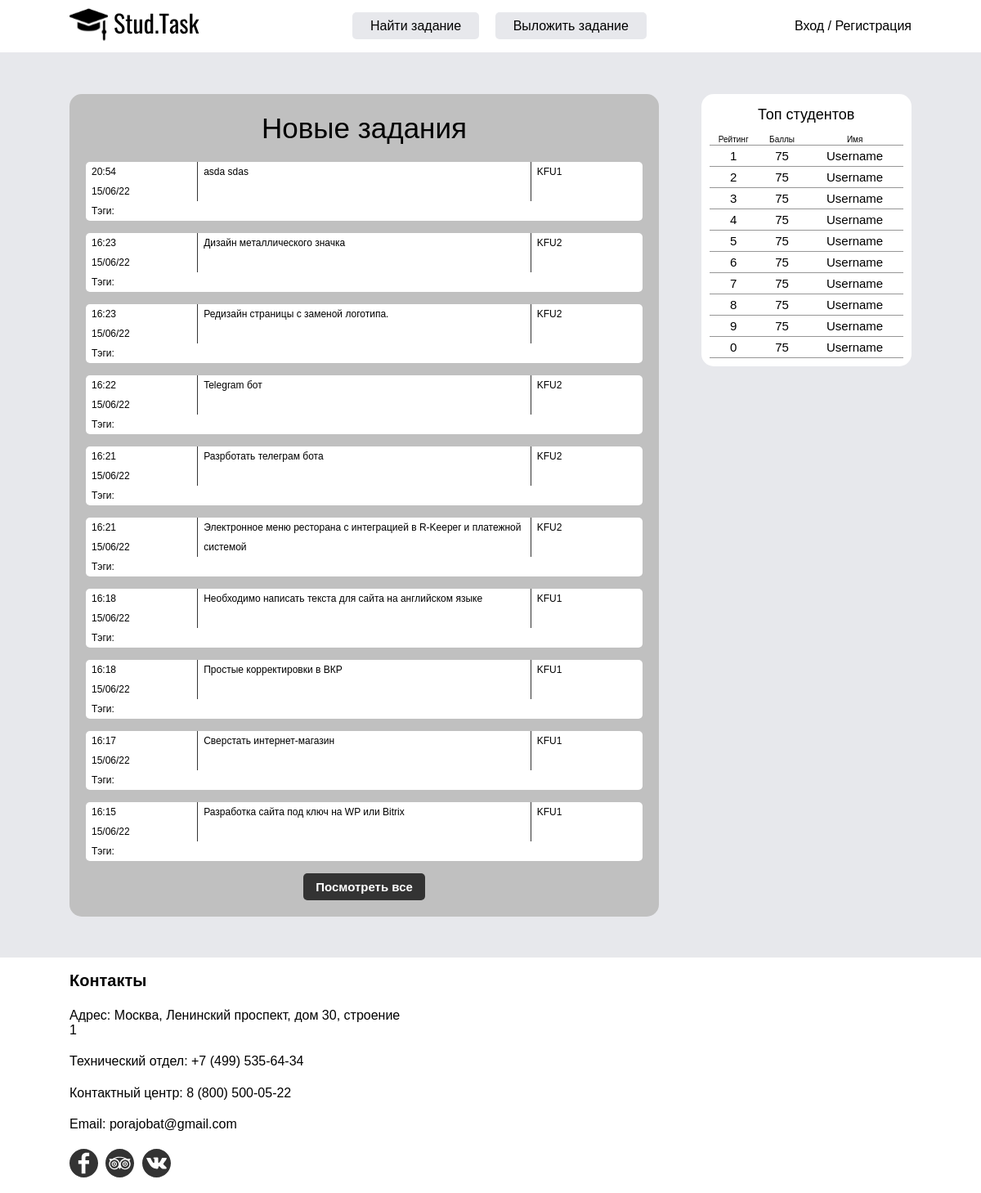
The page / on the database its author committed.
### diplom/app_tasks/models.py (models this page shows, shortened)
class TaskModel(models.Model):
    user = models.ForeignKey(User, on_delete=models.CASCADE, related_name='tasksmodels', verbose_name='Пользователь')
    title = models.CharField(max_length=150, db_index=True, verbose_name='Заголовок')
    content = models.TextField(max_length=1500, db_index=True, verbose_name='Задание')
    pub_date = models.DateTimeField(auto_now_add=True)
    tags = models.ForeignKey('Tag', on_delete=models.CASCADE, related_name='tasks')
    files = models.FileField(upload_to="task_files/", blank=True, verbose_name='Файл')
    class Meta:
        db_table = 'tasks'
        ordering = ['-pub_date']
        verbose_name = 'Задание'
        verbose_name_plural = 'Задания'

### diplom/app_users/models.py (models this page shows)
class ProfileCustomerModel(models.Model):
    user = models.OneToOneField(User, on_delete=models.CASCADE)
    profile_img = models.ImageField(upload_to='profile_img/', blank=True)
    company = models.CharField(blank=True, max_length=50)
    phone = models.CharField(blank=True, max_length=15)
    city = models.CharField(blank=True, max_length=50)
    class Meta:
        verbose_name = 'Работодатель'
        verbose_name_plural = 'Работодатели'

### diplom/app_homepage/views.py (the view)
# urls.py: path('', homepage, name='homepage'),
def homepage(request):
    tasks = TaskModel.objects.all()
    users = ProfileContractorModel.objects.filter(rating__gt=0)
    top_users = []
    for place, user in enumerate(users):
        user.place = place + 1
        top_users.append(user)
    return render(request, 'app_homepage/homepage.html', context={'tasks': tasks,
                                                                  'top_users': top_users})

### diplom/diplom/diplom/templates/app_homepage/homepage.html (shortened to what this page needs)
{% extends 'base.html' %}
{% load static %}
{% block head %}
    <link rel="stylesheet" href="{% static 'css/homepage/style.css' %}">
{% endblock %}
{% block main %}
    <main class="main">
    <div class="container">
      <div class="main__container main-content flex">
        <div class="main-content__left tasks">
          <div class="tasks__title">
            Новые задания
          </div>
          {% for task in tasks|slice:10 %}
          <div class="tasks__block">
            <div class=" flex">
              <div class="tasks__block-left">
                <div>{{ task.pub_date|date:"G:i" }}</div>
                <div>{{ task.pub_date|date:"d/m/y" }}</div>
              </div>
              <div class="tasks__block-middle">
                <a href="{% url 'task_detail' pk=task.id %}">{{ task.title }}</a>
              </div>
              <div class="tasks__block-right">
                <a href="{% url 'customer-detail' task.user.id %}">{{ task.user.profilecustomermodel.company }}</a>
              </div>
            </div>
            <div class="bottom_tags">
              Тэги:
            </div>
          </div>
          {% endfor %}
          <div class="inf__btn">
            <button class="info__user-btn btn-reset"><a href="{% url 'tasks' %}">Посмотреть все</a></button>
          </div>
        </div>
        <div class="main-content__right top">
          <div class="top__top content-right">
            <div class="content-right__title">
              Топ студентов
            </div>
            <div class="content-right__descr descr flex">
              <div class="descr__rating">
                Рейтинг
              </div>
              <div class="descr__points">
                Баллы
              </div>
              <div class="descr__name">
                Имя
              </div>
            </div>
              {% for i in '1234567890' %}
                <div class="content-right__block block flex">
                  <div class="block__rating">
                      {{ i }}
                  </div>
                  <div class="block__points">
                    75
                  </div>
                  <div class="block__name">
                    Username
                  </div>
                </div>
              {% endfor %}
          </div>
        </div>
      </div>
    </div>
  </main>
{% endblock %}

### diplom/diplom/diplom/templates/base.html (shortened to what this page needs)
{% load static %}
<!DOCTYPE html>
<html lang="ru">
<head>
    <link rel="stylesheet" href="{% static 'css/base/normalize.css' %}">
    <link rel="stylesheet" href="{% static 'css/base/style.css' %}">
    {% block head %}    {% endblock %}
</head>
<body class="body flex">
    <header class="header">
        <div class="container">
            <div class="header__container flex">
            <div class="header__logo">
                <a href="{% url 'homepage' %}"><img src="{% static 'img/newlogo.svg' %}" alt="Logo">
                </a>
            </div>
                {% if not request.user.is_authenticated %}
                    <div class="header__buttons button">
                        <a class="button__left button__header" href="{% url 'register' %}">Найти задание</a>
                        <a class="button__right button__header" href="{% url 'register' %}">Выложить задание</a>
                    </div>
                {% endif %}
            <div class="header__enter">
                {% if request.user.is_authenticated %}
                    {% if request.user.profilemodel.profile_status == 'co' %}
                        <a href="{% url 'contractor-detail' request.user.id %}">{{ request.user.username }}</a> /
                    {% else %}
                        <a href="{% url 'customer-detail' request.user.id %}">{{ request.user.username }}</a> /
                    {% endif %}
                    <a href="{% url 'logout' %}">Выход</a>
                {% else %}
                    <a href="{% url 'login' %}">Вход</a> /
                    <a href="{% url 'register' %}">Регистрация</a>
                {% endif %}
            </div>
            </div>
        </div>
    </header>
    {% block main %}
    {% endblock %}
    <footer class="footer">
    <div class="container">
      <div class="footer__container flex">
        <div class="contacts">
          <h3 class="contacts__title title">
            Контакты
          </h3>
          <div class="contacts__block">
            <div class="contacts__address contacts__link">
              Адрес: Москва, Ленинский проспект, дом 30, строение 1
            </div>
            <a class="contacts__link" href="tel:+74995356434">
             Технический отдел: +7 (499) 535-64-34
            </a>
            <a class="contacts__link" href="tel:88005407070">
              Контактный центр: 8 (800) 500-05-22
            </a>
            <a class="contacts__link" href="mailto:porajobat@gmail.com">
             Email: porajobat@gmail.com
            </a>
          </div>
          <div class="contacts__link">
            <a href="#" class="link">
            </a>
            <a href="#" class="link">
            </a>
            <a href="#" class="link">
            </a>
          </div>
        </div>
      </div>
    </div>
  </footer>
</body>
</html>

### diplom/diplom/diplom/static/css/base/style.css (style rules this page uses)
:root { --color-white: #fff; --color-black: #333; --color-light-gray: #E7E8EC; --color-gray: #c0c0c0; }
html { box-sizing: border-box; background-color: var(--color-light-gray); height: 100%; }
*, *::before, *::after { box-sizing: inherit; }
a { color: inherit; text-decoration: none; }
img { max-width: 100%; }
body { font-family: 'Montserrat', sans-serif; margin: 0 auto; min-width: 320px; }
.body { flex-direction: column; justify-content: space-between; min-height: 100%; }
.btn-reset { padding: 0; border: 0; background: none; cursor: pointer; }
.flex { display: flex; }
.container { max-width: 1060px; padding: 0 15px; margin: 0 auto; }
.header { background-color: var(--color-white); margin-bottom: 50px; }
.header__container { justify-content: space-between; align-items: center; padding: 5px 0; position: relative; }
.button__header { font-style: normal; font-weight: 400; font-size: 16px; line-height: 18px; padding: 8px 22px; border-radius: 5px; background-color: var(--color-light-gray); }
.button__header:not(:last-child) { margin-right: 15px; }
.title { margin: 0; }
.footer { background-color:var(--color-white); }
.contacts { width: 40%; padding: 15px 0; }
.contacts__block { margin-bottom: 20px; }
.contacts__title { font-style: normal; font-weight: bold; font-size: 20px; line-height: 27px; margin-bottom: 20px; }
.contacts__link { display: block; }
.contacts__link:not(:last-child) { margin-bottom: 20px; }
.link:not(:last-child) { margin-right: 5px; }

### diplom/diplom/diplom/static/css/homepage/style.css (style rules this page uses)
.main { margin-bottom: 50px; }
.main-content { justify-content: space-between; }
.main-content__left { width: 70%; background-color: var(--color-gray); border-radius: 15px; padding: 20px; margin-right: 50px; }
.tasks__title { text-align: center; font-style: normal; font-weight: 400; font-size: 35px; line-height: 43px; margin-bottom: 20px; }
.tasks__block { align-items: center; border-radius: 5px; min-height: 60px; font-style: normal; font-weight: 400; font-size: 12px; line-height: 24px; background-color: var(--color-white); }
.tasks__block:not(:last-child) { margin-bottom: 15px; }
.tasks__block-left { width: 20%; padding-left: 7px; }
.tasks__block-middle { width: 60%; border-right: 1px solid #333; border-left: 1px solid #333; padding-left: 7px; }
.tasks__block-right { width: 20%; padding-left: 7px; }
.main-content__right { width: 25%; }
.content-right { background-color: var(--color-white); border-radius: 15px; padding: 10px; }
.content-right__title { font-style: normal; font-weight: 400; font-size: 18px; line-height: 30px; text-align: center; margin-bottom: 10px; }
.content-right__descr { font-style: normal; font-weight: 400; font-size: 10px; line-height: 12px; border-bottom: 1px solid rgb(150, 150, 150); }
.descr__rating { width: 25%; text-align: center; }
.descr__points { width: 25%; text-align: center; }
.descr__name { width: 50%; text-align: center; }
.content-right__block { border-bottom: 1px solid rgb(150, 150, 150); font-style: normal; font-weight: 400; font-size: 15px; line-height: 25px; }
.block__rating { width: 25%; text-align: center; }
.block__points { width: 25%; text-align: center; }
.block__name { width: 50%; text-align: center; }
.inf__btn { text-align: center; }
.info__user-btn { background-color: var(--color-black); padding: 3px 15px; border-radius: 5px; color: var(--color-white); font-style: normal; font-weight: bold; font-size: 15px; line-height: 27px; }
.bottom_tags { padding: 0 7px; }

### rows shown on the page
TaskModel: pub_date "20:54", pub_date "15/06/22", title "asda sdas", user.profilecustomermodel.company "KFU1"
TaskModel: pub_date "16:23", pub_date "15/06/22", title "Дизайн металлического значка", user.profilecustomermodel.company "KFU2"
TaskModel: pub_date "16:23", pub_date "15/06/22", title "Редизайн страницы с заменой логотипа.", user.profilecustomermodel.company "KFU2"
TaskModel: pub_date "16:22", pub_date "15/06/22", title "Telegram бот", user.profilecustomermodel.company "KFU2"
TaskModel: pub_date "16:21", pub_date "15/06/22", title "Разрботать телеграм бота", user.profilecustomermodel.company "KFU2"
TaskModel: pub_date "16:21", pub_date "15/06/22", title "Электронное меню ресторана с интеграцией в R-Keeper и платежной системой", user.profilecustomermodel.company "KFU2"
TaskModel: pub_date "16:18", pub_date "15/06/22", title "Необходимо написать текста для сайта на английском языке", user.profilecustomermodel.company "KFU1"
TaskModel: pub_date "16:18", pub_date "15/06/22", title "Простые корректировки в ВКР", user.profilecustomermodel.company "KFU1"
TaskModel: pub_date "16:17", pub_date "15/06/22", title "Сверстать интернет-магазин", user.profilecustomermodel.company "KFU1"
TaskModel: pub_date "16:15", pub_date "15/06/22", title "Разработка сайта под ключ на WP или Bitrix", user.profilecustomermodel.company "KFU1"

### other values the page prints
{{ i }} "1" "2" "3" "4" "5" "6" "7" "8" "9" "0"
